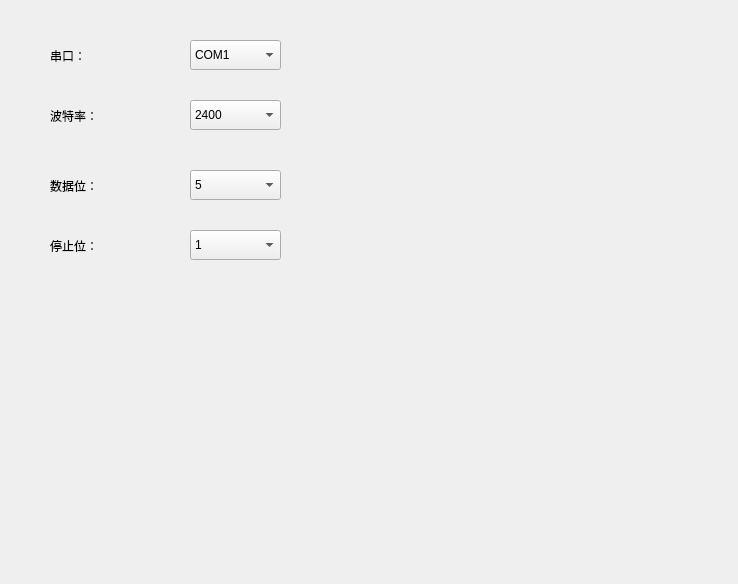
<?xml version="1.0" encoding="UTF-8"?>
<ui version="4.0">
 <class>serialsetting</class>
 <widget class="QWidget" name="serialsetting">
  <property name="geometry">
   <rect>
    <x>0</x>
    <y>0</y>
    <width>738</width>
    <height>584</height>
   </rect>
  </property>
  <property name="windowTitle">
   <string>Form</string>
  </property>
  <widget class="QLabel" name="label">
   <property name="geometry">
    <rect>
     <x>50</x>
     <y>40</y>
     <width>101</width>
     <height>31</height>
    </rect>
   </property>
   <property name="styleSheet">
    <string notr="true">font: 18pt &quot;Arial&quot;;</string>
   </property>
   <property name="text">
    <string>串口：</string>
   </property>
  </widget>
  <widget class="QLabel" name="label_2">
   <property name="geometry">
    <rect>
     <x>50</x>
     <y>100</y>
     <width>111</width>
     <height>31</height>
    </rect>
   </property>
   <property name="styleSheet">
    <string notr="true">font: 18pt &quot;Arial&quot;;</string>
   </property>
   <property name="text">
    <string>波特率：</string>
   </property>
  </widget>
  <widget class="QLabel" name="label_4">
   <property name="geometry">
    <rect>
     <x>50</x>
     <y>170</y>
     <width>121</width>
     <height>31</height>
    </rect>
   </property>
   <property name="styleSheet">
    <string notr="true">font: 18pt &quot;Arial&quot;;</string>
   </property>
   <property name="text">
    <string>数据位：</string>
   </property>
  </widget>
  <widget class="QLabel" name="label_5">
   <property name="geometry">
    <rect>
     <x>50</x>
     <y>230</y>
     <width>121</width>
     <height>31</height>
    </rect>
   </property>
   <property name="styleSheet">
    <string notr="true">font: 18pt &quot;Arial&quot;;</string>
   </property>
   <property name="text">
    <string>停止位：</string>
   </property>
  </widget>
  <widget class="QComboBox" name="serialport">
   <property name="geometry">
    <rect>
     <x>190</x>
     <y>40</y>
     <width>91</width>
     <height>30</height>
    </rect>
   </property>
   <property name="styleSheet">
    <string notr="true">font: 14pt &quot;Arial&quot;;</string>
   </property>
   <item>
    <property name="text">
     <string>COM1</string>
    </property>
   </item>
   <item>
    <property name="text">
     <string>COM2</string>
    </property>
   </item>
   <item>
    <property name="text">
     <string>COM3</string>
    </property>
   </item>
   <item>
    <property name="text">
     <string>COM4</string>
    </property>
   </item>
   <item>
    <property name="text">
     <string>COM5</string>
    </property>
   </item>
  </widget>
  <widget class="QComboBox" name="bot">
   <property name="geometry">
    <rect>
     <x>190</x>
     <y>100</y>
     <width>91</width>
     <height>30</height>
    </rect>
   </property>
   <property name="styleSheet">
    <string notr="true">font: 14pt &quot;Arial&quot;;</string>
   </property>
   <item>
    <property name="text">
     <string>2400</string>
    </property>
   </item>
   <item>
    <property name="text">
     <string>4800</string>
    </property>
   </item>
   <item>
    <property name="text">
     <string>9600</string>
    </property>
   </item>
   <item>
    <property name="text">
     <string>19200</string>
    </property>
   </item>
   <item>
    <property name="text">
     <string>38400</string>
    </property>
   </item>
   <item>
    <property name="text">
     <string>57600</string>
    </property>
   </item>
  </widget>
  <widget class="QComboBox" name="data">
   <property name="geometry">
    <rect>
     <x>190</x>
     <y>170</y>
     <width>91</width>
     <height>30</height>
    </rect>
   </property>
   <property name="styleSheet">
    <string notr="true">font: 14pt &quot;Arial&quot;;</string>
   </property>
   <item>
    <property name="text">
     <string>5</string>
    </property>
   </item>
   <item>
    <property name="text">
     <string>6</string>
    </property>
   </item>
   <item>
    <property name="text">
     <string>7</string>
    </property>
   </item>
   <item>
    <property name="text">
     <string>8</string>
    </property>
   </item>
  </widget>
  <widget class="QComboBox" name="stop">
   <property name="geometry">
    <rect>
     <x>190</x>
     <y>230</y>
     <width>91</width>
     <height>30</height>
    </rect>
   </property>
   <property name="styleSheet">
    <string notr="true">font: 14pt &quot;Arial&quot;;</string>
   </property>
   <item>
    <property name="text">
     <string>1</string>
    </property>
   </item>
   <item>
    <property name="text">
     <string>2</string>
    </property>
   </item>
   <item>
    <property name="text">
     <string>3</string>
    </property>
   </item>
  </widget>
 </widget>
 <resources/>
 <connections/>
</ui>
